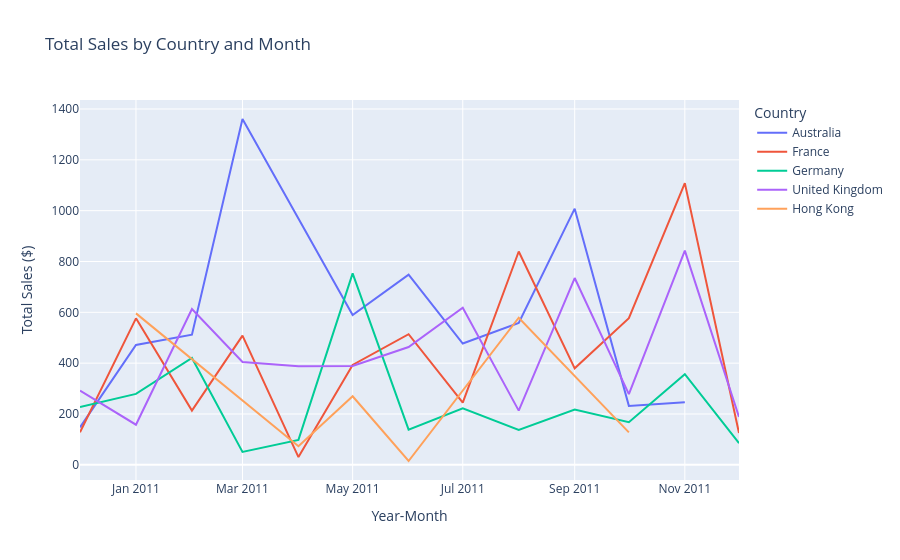

Notebook code for this chart:
### Code cell
# Group data: Total Sales by Year-Month and Country
ecom_sales_group = (
    ecom_sales
    .groupby(['Year-Month', 'Country'], as_index=False)['OrderValue']
    .sum()
)

# Create line chart
line_graph = px.line(
    data_frame=ecom_sales_group,
    x='Year-Month',
    y='OrderValue',
    color='Country',
    title='Total Sales by Country and Month',
    labels={'OrderValue': 'Total Sales ($)'}
)

line_graph.show()

### Figure 1 — Plotly figure (JSON) as saved in the notebook; plotly's stock layout.template omitted (floating-point values rounded to 4 significant figures)
{"data": [{"hovertemplate": "Country=Australia<br>Year-Month=%{x}<br>Total Sales ($)=%{y}<extra></extra>", "legendgroup": "Australia", "line": {"color": "#636efa", "dash": "solid"}, "marker": {"symbol": "circle"}, "mode": "lines", "name": "Australia", "orientation": "v", "showlegend": true, "type": "scatter", "x": ["2010-12", "2011-01", "2011-02", "2011-03", "2011-05", "2011-06", "2011-07", "2011-08", "2011-09", "2011-10", "2011-11"], "xaxis": "x", "y": [147.5, 471.3, 511.9, 1361.0, 589.4, 748.0, 477.3, 558.2, 1008.0, 231.9, 245.8], "yaxis": "y"}, {"hovertemplate": "Country=France<br>Year-Month=%{x}<br>Total Sales ($)=%{y}<extra></extra>", "legendgroup": "France", "line": {"color": "#EF553B", "dash": "solid"}, "marker": {"symbol": "circle"}, "mode": "lines", "name": "France", "orientation": "v", "showlegend": true, "type": "scatter", "x": ["2010-12", "2011-01", "2011-02", "2011-03", "2011-04", "2011-05", "2011-06", "2011-07", "2011-08", "2011-09", "2011-10", "2011-11", "2011-12"], "xaxis": "x", "y": [128.3, 576.3, 213.6, 508.5, 30.3, 392.8, 514.0, 244.9, 839.3, 379.6, 577.1, 1108.0, 125.1], "yaxis": "y"}, {"hovertemplate": "Country=Germany<br>Year-Month=%{x}<br>Total Sales ($)=%{y}<extra></extra>", "legendgroup": "Germany", "line": {"color": "#00cc96", "dash": "solid"}, "marker": {"symbol": "circle"}, "mode": "lines", "name": "Germany", "orientation": "v", "showlegend": true, "type": "scatter", "x": ["2010-12", "2011-01", "2011-02", "2011-03", "2011-04", "2011-05", "2011-06", "2011-07", "2011-08", "2011-09", "2011-10", "2011-11", "2011-12"], "xaxis": "x", "y": [227.7, 279.1, 420.5, 50.55, 98.0, 753.3, 138.4, 222.0, 137.6, 217.3, 167.5, 356.8, 85.08], "yaxis": "y"}, {"hovertemplate": "Country=United Kingdom<br>Year-Month=%{x}<br>Total Sales ($)=%{y}<extra></extra>", "legendgroup": "United Kingdom", "line": {"color": "#ab63fa", "dash": "solid"}, "marker": {"symbol": "circle"}, "mode": "lines", "name": "United Kingdom", "orientation": "v", "showlegend": true, "type": "scatter", "x": ["2010-12", "2011-01", "2011-02", "2011-03", "2011-04", "2011-05", "2011-06", "2011-07", "2011-08", "2011-09", "2011-10", "2011-11", "2011-12"], "xaxis": "x", "y": [291.8, 157.8, 612.7, 404.5, 387.4, 389.0, 463.5, 618.1, 213.2, 734.9, 278.4, 842.8, 188.7], "yaxis": "y"}, {"hovertemplate": "Country=Hong Kong<br>Year-Month=%{x}<br>Total Sales ($)=%{y}<extra></extra>", "legendgroup": "Hong Kong", "line": {"color": "#FFA15A", "dash": "solid"}, "marker": {"symbol": "circle"}, "mode": "lines", "name": "Hong Kong", "orientation": "v", "showlegend": true, "type": "scatter", "x": ["2011-01", "2011-04", "2011-05", "2011-06", "2011-08", "2011-10"], "xaxis": "x", "y": [595.8, 73.1, 269.9, 15.0, 578.9, 127.6], "yaxis": "y"}], "layout": {"autosize": true, "legend": {"title": {"text": "Country"}, "tracegroupgap": 0}, "title": {"text": "Total Sales by Country and Month"}, "xaxis": {"anchor": "y", "autorange": true, "domain": [0, 1], "range": ["2010-12-01", "2011-12-01"], "title": {"text": "Year-Month"}, "type": "date"}, "yaxis": {"anchor": "x", "autorange": true, "domain": [0, 1], "range": [-59.76, 1435.0], "title": {"text": "Total Sales ($)"}, "type": "linear"}}}
